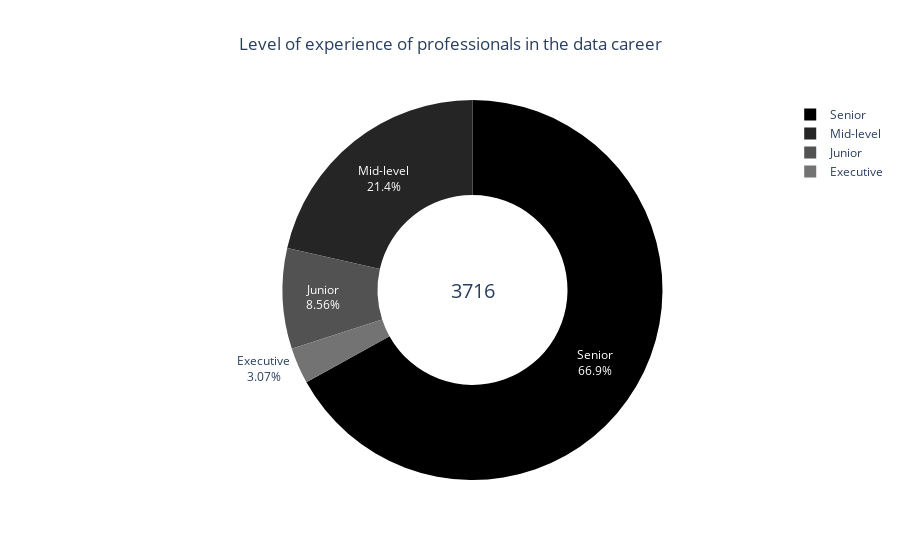

Notebook code for this chart:
### Code cell
data = df["experience_level"].replace(
    {"SE": "Senior", "MI": "Mid-level", "EN": "Junior", "EX": "Executive"}
)

# counts of unique values
unique_values = data.value_counts()

# frequency of values and the labels
freq = unique_values.values
labels = unique_values.index.values

# sum of total experience levels
total = sum(freq)

# Cria a anotação com o valor total
annotation = dict(font=dict(size=20), showarrow=False, text=str(total), x=0.5, y=0.5)

# Criar o gráfico de rosca
data = [
    go.Pie(
        labels=labels,
        values=freq,
        hole=0.5,
        marker=dict(colors=list(reversed(colors.sequential.Greys))),
        textinfo="percent+label",
        insidetextorientation="auto",
        hoverinfo="label+value",
    )
]

# Cria o layout do gráfico
layout = go.Layout(
    title={
        "text": "Level of experience of professionals in the data career",
        "x": 0.5,
        # "xanchor": "center",
    },
    # width=700,
    # height=700,
    annotations=[annotation],
)

# Adicionar título
fig = go.Figure(data=data, layout=layout)

# Mostrar o gráfico
fig.show()

### Figure 1 — Plotly figure (JSON) as saved in the notebook; plotly's stock layout.template omitted (floating-point values rounded to 4 significant figures)
{"data": [{"hole": 0.5, "hoverinfo": "label+value", "insidetextorientation": "auto", "labels": ["Senior", "Mid-level", "Junior", "Executive"], "marker": {"colors": ["rgb(0,0,0)", "rgb(37,37,37)", "rgb(82,82,82)", "rgb(115,115,115)", "rgb(150,150,150)", "rgb(189,189,189)", "rgb(217,217,217)", "rgb(240,240,240)", "rgb(255,255,255)"]}, "textinfo": "percent+label", "type": "pie", "values": [2487, 797, 318, 114]}], "layout": {"annotations": [{"font": {"size": 20}, "showarrow": false, "text": "3716", "x": 0.5, "y": 0.5}], "title": {"text": "Level of experience of professionals in the data career", "x": 0.5}}}
